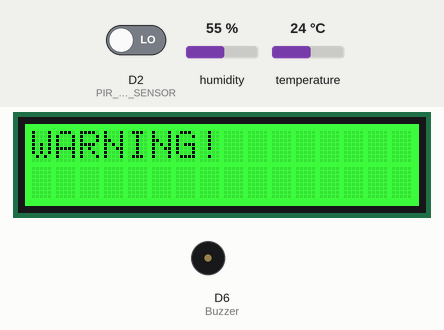
Recording of a sketch running on a simulated Arduino Zero (SAMD21). On the bench: 16×2 character LCD, buzzer (waves = sounding, pin HIGH). The inputs (shaded band) are chosen by the test bench; at power-on: D2 (PIR_MOTION_SENSOR) LOW, humidity 55 %, temperature 24 °C. What the sketch prints to the serial monitor is not drawn.

Above: at 0.1 s.
At 2.2 s:
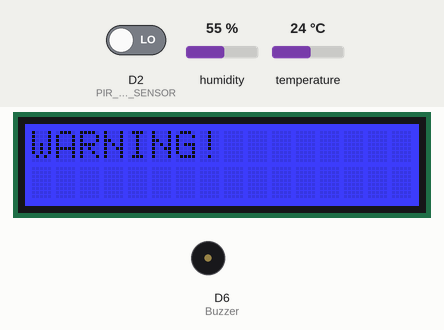
2.3 s: D2 (PIR_MOTION_SENSOR) driven HIGH
At 3.2 s:
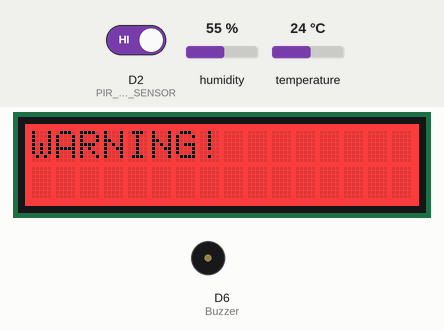
Timing chart, 0 to 5.3 s (numbered marks = the images above; inputs shaded):
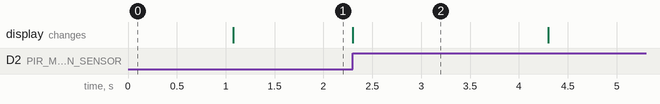

The sketch:

motion_detector.ino
```cpp
/*macro definitions of PIR motion sensor pin and LED pin*/
#define PIR_MOTION_SENSOR 2//Use pin 2 to receive the signal from the module
#define Buzzer 6


#include "DHT.h"
#define DHTTYPE DHT22   // DHT 22  (AM2302)
#define DHTPIN 3     // what pin we're connected to（DHT10 and DHT20 don't need define it）
DHT dht(DHTPIN, DHTTYPE);   //   DHT11 DHT21 DHT22
#if defined(ARDUINO_ARCH_AVR)
    #define debug  Serial

#elif defined(ARDUINO_ARCH_SAMD) ||  defined(ARDUINO_ARCH_SAM)
    #define debug  SerialUSB
#else
    #define debug  Serial
#endif


#include <Wire.h>
#include "rgb_lcd.h"

rgb_lcd lcd;


void setup()
{
  // set up the LCD's number of columns and rows:
  lcd.begin(16, 2);
  lcd.setRGB(0, 255, 0);

  // Print a message to the LCD.
  lcd.print("WARNING!");
  delay(1000);

    pinMode(PIR_MOTION_SENSOR, INPUT);
    pinMode(Buzzer, OUTPUT);

    Wire.begin();
    dht.begin();

    Serial.begin(9600);

}

void loop()
{
  lcd.setRGB(0,0,255);
  float Humidity = dht.readHumidity();          // 湿度の読み取り
  float Temperature = dht.readTemperature();    // 温度の読み取り(摂氏)

  String hum = String(Humidity);
  String temp = String(Temperature);

  if (isnan(Humidity) || isnan(Temperature)) {  // 読み取りのチェック
    hum="ERROR";
    temp="ERROR";
  }

    if(digitalRead(PIR_MOTION_SENSOR)){
        // digitalWrite(6, HIGH);
        // delay(100);
        // digitalWrite(6, LOW);

        lcd.setRGB(255, 0, 0);
        Serial.println("people is coming," + hum + "%,"+ temp+"℃");
        delay(2000);
        lcd.setRGB(0,0,255);

        delay(10000);
    }
}
```

Measured:
- after the input at 2.3 s, the display: changes at once (image 2)
- what the display in image 2 shows lasts 2.0 s, from 2.3 s to 4.3 s
